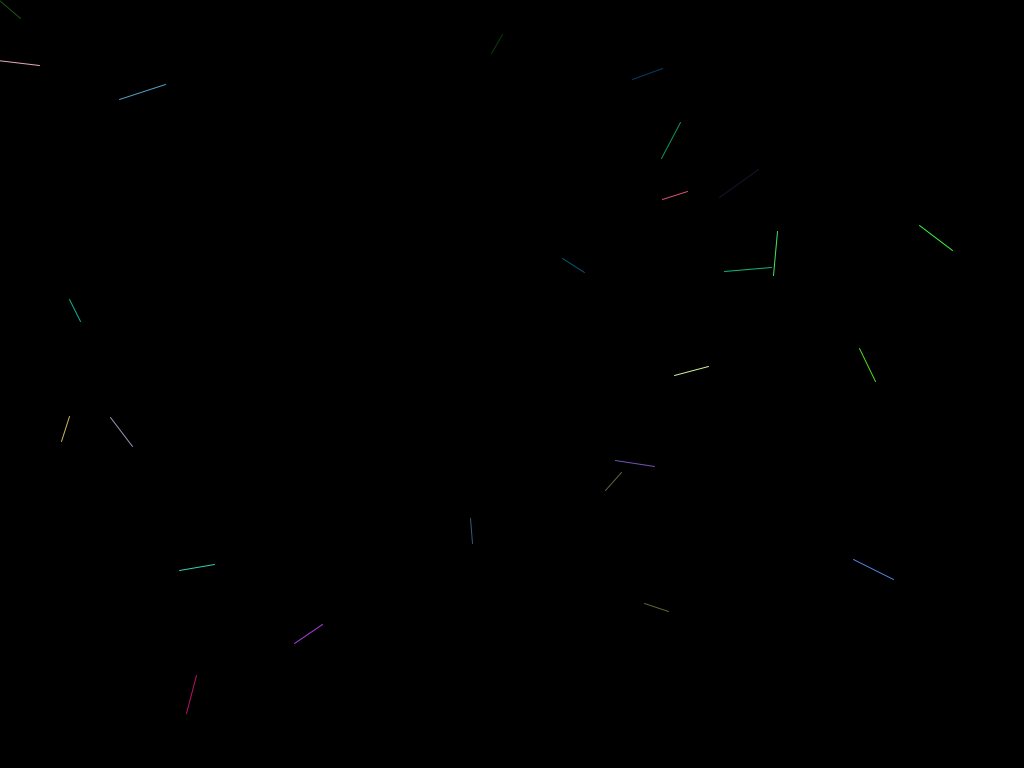
Frame 1 (no input)
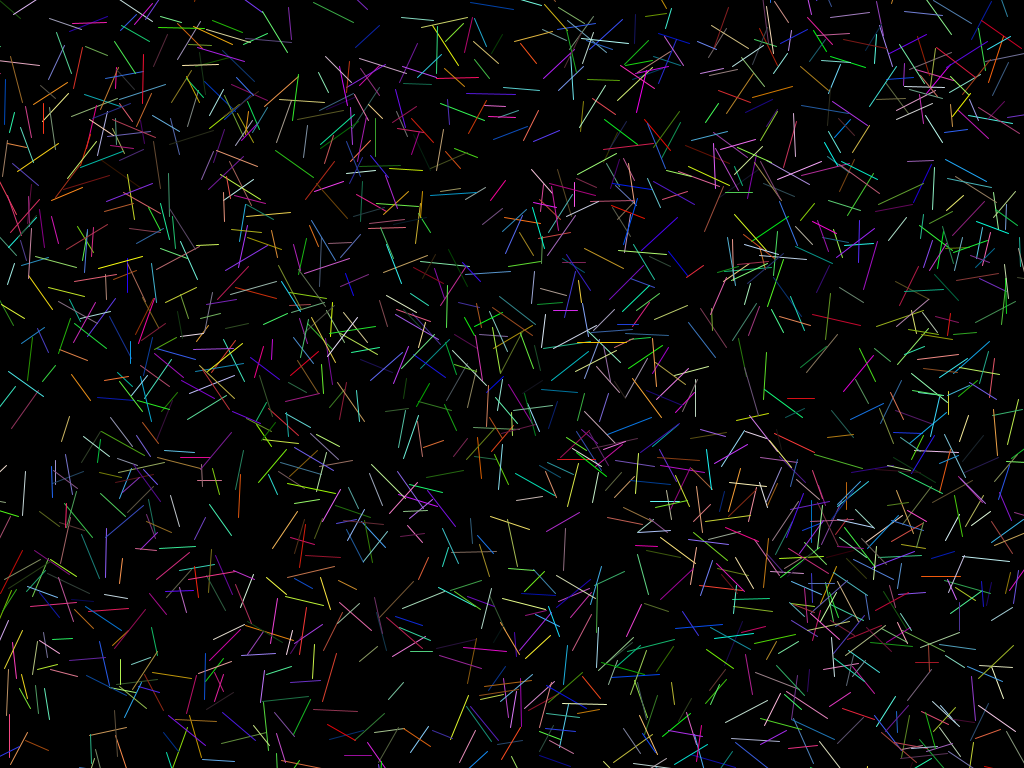
Frame 60 (the mouse pressed at the canvas centre just before this capture)
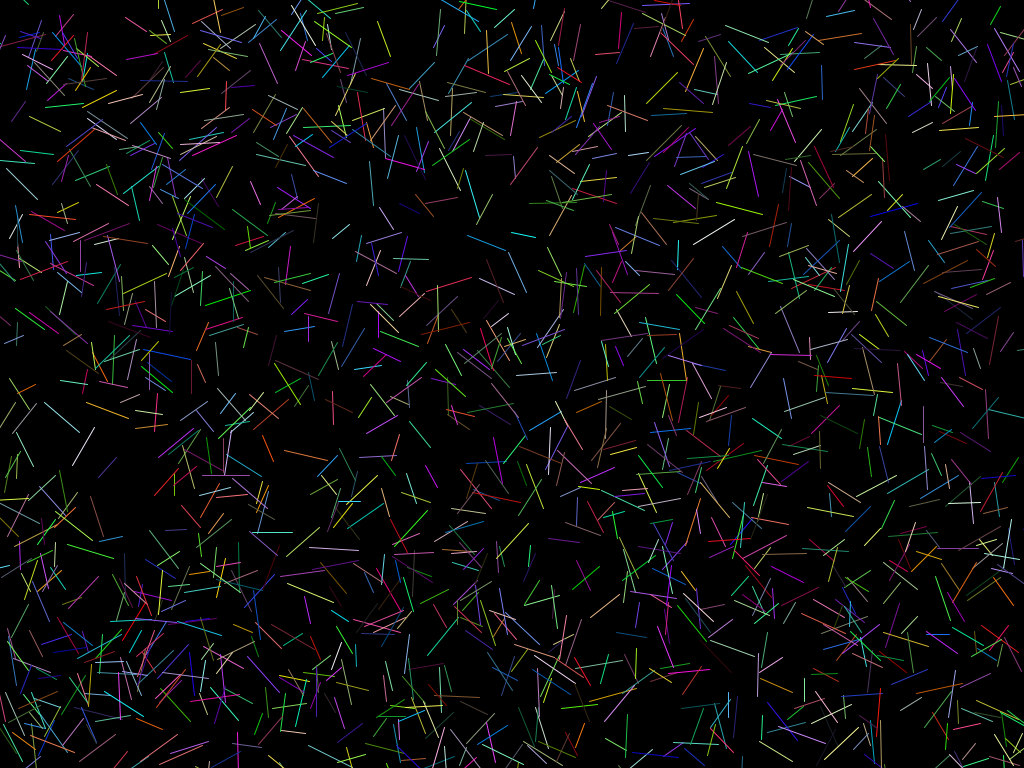
Frame 120 (the mouse held since frame 60 and released just before this capture)

The Processing sketch that drew these frames (run headless with seeded random() and noise(); from frame 60 on, the mouse is pressed at the canvas centre):

// Processing sketch: lines_at_rand
// ── lines_at_rand.pde
int linesPer = 25;
float lineLenMin = 20;
float lineLenMax = 50;
float lineWeight = 1.0;
boolean mouseWasPressed = false;

void setup() {
  size(1024, 768);
  background(0);
  strokeWeight(lineWeight);
}

void draw() {
  if (mouseWasPressed) {
    background(0);
    mouseWasPressed = false;
  }
  
  for (int i = 0; i < linesPer; i++) {
    float x1 = random(width);
    float y1 = random(height);
    float angle = random(TWO_PI);
    float lineLen = random(lineLenMin, lineLenMax);
    float x2 = x1 + cos(angle)*lineLen;
    float y2 = y1 + sin(angle)*lineLen;
    int col = color(int(random(256)), int(random(256)), int(random(256)));
    stroke(col);
    line(x1, y1, x2, y2);
  }  
}

void mousePressed() {
  mouseWasPressed = true;
}
